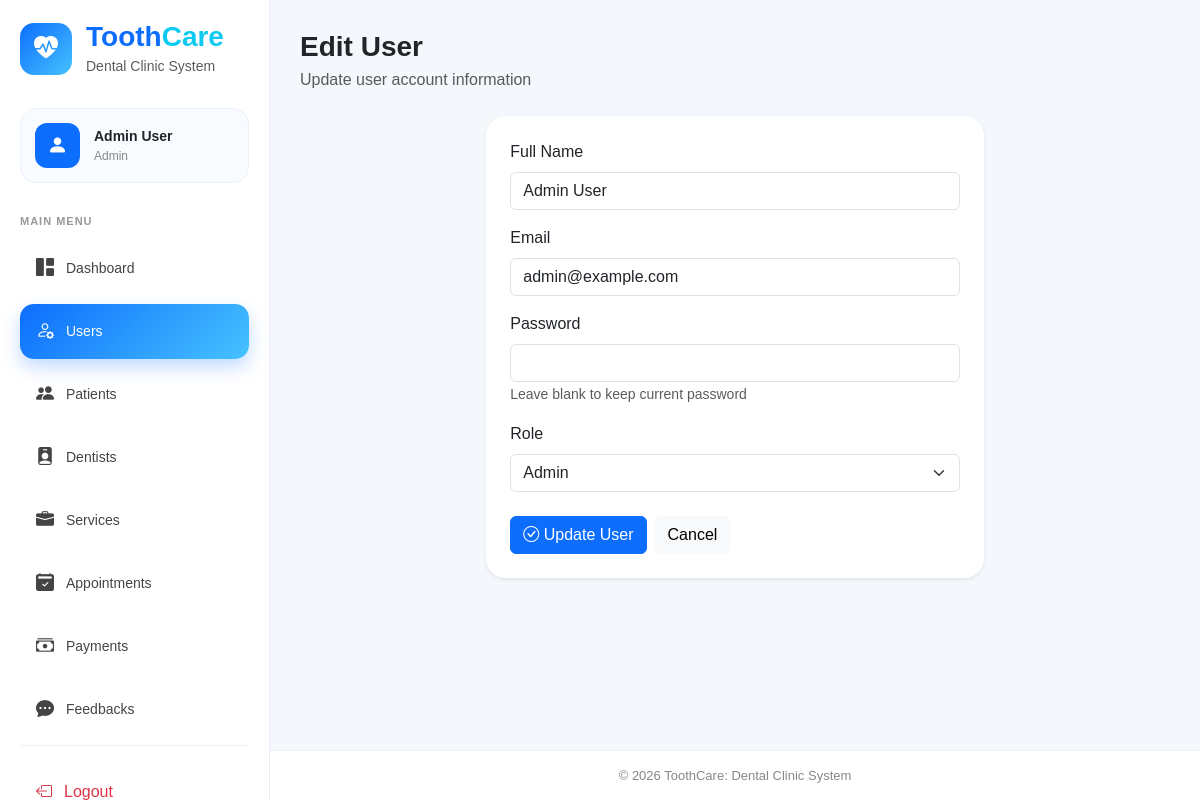
The app's page /public/admin/users/edit?id=1 (signed in) with its own data.
### tables this page shows
CREATE TABLE
    users (
        id INT AUTO_INCREMENT PRIMARY KEY,
        name VARCHAR(100),
        email VARCHAR(100) UNIQUE,
        password VARCHAR(255),
        role ENUM ('admin', 'dentist', 'staff') DEFAULT 'staff',
        created_at TIMESTAMP DEFAULT CURRENT_TIMESTAMP
    );

### models/Database.php (called while the page is built, shortened)
<?php
class Database {
    protected PDO $conn;
    public function __construct() {
        $this->conn = new PDO(
            'mysql:host=localhost;dbname=toothcare;charset=utf8',
            'root',
            '',
            [
                PDO::ATTR_ERRMODE => PDO::ERRMODE_EXCEPTION,
                PDO::ATTR_DEFAULT_FETCH_MODE => PDO::FETCH_ASSOC
            ]
        );
    }
    protected function fetch($sql, $params = []) {
        $stmt = $this->conn->prepare($sql);
        $stmt->execute($params);
        return $stmt->fetch();
    }
}

### models/BaseModel.php (called while the page is built, shortened)
<?php
require_once "Database.php";
class BaseModel extends Database {
    protected $table;
    protected $primaryKey = 'id';
    public function find($id, $columns = "*") {
        return $this->fetch("
            SELECT {$columns}
            FROM {$this->table}
            WHERE {$this->primaryKey} = ?
        ", [$id]);
    }
}

### public/admin/users/edit.php (the view, shortened to what this page needs)
<?php
$userClass = new User();
$id = $_GET['id'] ?? null;
$data = $userClass->find($id);
Component::sidebar();
?>
<div class="main-wrapper">
    <div class="content">
        <div class="dashboard-header mb-4">
            <div>
                <h3 class="fw-bold mb-1">
                    Edit User
                </h3>
                <p class="text-muted mb-0">
                    Update user account information
                </p>
            </div>
        </div>
        <div class="row justify-content-center">
            <div class="col-lg-7">
                <div class="card dashboard-panel border-0 shadow-sm">
                    <div class="card-body p-4">
                        <form method="POST">
                            <div class="mb-3">
                                <label class="form-label">Full Name</label>
                                <input type="text"
                                    name="name"
                                    class="form-control"
                                    value="<?= htmlspecialchars($data['name']) ?>"
                                    required>
                            </div>
                            <div class="mb-3">
                                <label class="form-label">Email</label>
                                <input type="email"
                                    name="email"
                                    class="form-control"
                                    value="<?= htmlspecialchars($data['email']) ?>"
                                    required>
                            </div>
                            <div class="mb-3">
                                <label class="form-label">Password</label>
                                <input type="password"
                                    name="password"
                                    class="form-control">
                                <small class="text-muted">
                                    Leave blank to keep current password
                                </small>
                            </div>
                            <div class="mb-4">
                                <label class="form-label">Role</label>
                                <select name="role" class="form-select" required>
                                    <option value="admin" <?= $data['role'] === 'admin' ? 'selected' : '' ?>>Admin</option>
                                </select>
                            </div>
                            <div class="d-flex gap-2">
                                <button class="btn btn-primary">
                                    <i class="bi bi-check-circle"></i>
                                    Update User
                                </button>
                                <a href="<?= PROJECT_BASE ?>admin/users/"
                                    class="btn btn-light">
                                    Cancel
                                </a>
                            </div>
                        </form>
                    </div>
                </div>
            </div>
        </div>
    </div>

### app/views/sidebar.php (shortened to what this page needs)
<?php
$user = $_SESSION['user'] ?? [];
$role = $user['role'] ?? '';
?>
<div class="sidebar">
    <div class="brand-section">
        <div class="brand-logo">
            <i class="bi bi-heart-pulse-fill"></i>
        </div>
        <div>
            <h3 class="fw-bold text-primary mb-0">
                <?= BRAND_NAME_FIRST ?><span class="text-info"><?= BRAND_NAME_SECOND ?></span>
            </h3>
            <small class="text-muted">
                Dental Clinic System
            </small>
        </div>
    </div>
    <div class="user-card">
        <div class="user-avatar">
            <i class="bi bi-person-fill"></i>
        </div>
        <div class="user-info">
            <div class="user-name">
                <?= htmlspecialchars($user['name'] ?? '') ?>
            </div>
            <div class="user-role text-capitalize">
                <?= htmlspecialchars($role) ?>
            </div>
        </div>
    </div>
    <div class="menu-label">
        MAIN MENU
    </div>
    <div class="sidebar-menu">
    </div>
    <div class="sidebar-footer">
        <a href="<?= PROJECT_BASE ?>logout" class="logout-btn">
            <i class="bi bi-box-arrow-left"></i>
            <span>Logout</span>
        </a>
    </div>
</div>

### public/assets/css/layout.css (style rules this page uses)
body { margin: 0; background: #f4f7fb; font-family: Arial, sans-serif; }
.sidebar { width: 270px; height: 100vh; position: fixed; left: 0; top: 0; background: #ffffff; border-right: 1px solid #e9eef5; display: flex; flex-direction: column; padding: 20px; z-index: 1000; }
.brand-section { display: flex; align-items: center; gap: 14px; margin-bottom: 30px; }
.brand-logo { width: 52px; height: 52px; border-radius: 14px; background: linear-gradient(135deg, #0d6efd, #46c2ff); color: white; display: flex; align-items: center; justify-content: center; font-size: 24px; }
.user-card { background: #f8fbff; border: 1px solid #edf2f7; border-radius: 16px; padding: 14px; display: flex; align-items: center; gap: 14px; margin-bottom: 30px; }
.user-avatar { width: 45px; height: 45px; border-radius: 12px; background: #0d6efd; color: white; display: flex; align-items: center; justify-content: center; font-size: 20px; }
.user-name { font-weight: 600; font-size: 14px; }
.user-role { font-size: 12px; color: #888; }
.menu-label { font-size: 11px; font-weight: 700; color: #999; margin-bottom: 12px; letter-spacing: 1px; }
.sidebar-menu { flex: 1; }
.sidebar-footer { padding-top: 20px; border-top: 1px solid #edf2f7; }
.logout-btn { display: flex; align-items: center; gap: 12px; text-decoration: none; padding: 14px 16px; border-radius: 14px; color: #dc3545; transition: 0.2s ease; font-weight: 500; }
.main-wrapper { margin-left: 270px; min-height: 100vh; display: flex; flex-direction: column; }
.content { flex: 1; padding: 30px; }

### public/assets/css/dashboard.css (style rules this page uses)
.dashboard-header { display: flex; justify-content: space-between; align-items: center; gap: 15px; }
.dashboard-panel { border-radius: 20px; }

### records on screen
users: name "Admin User", role "Admin", email "admin@example.com"

### other values on screen
BRAND_NAME_FIRST "Tooth"
BRAND_NAME_SECOND "Care"
$title "Dashboard"
$title "Users"
$title "Patients"
$title "Dentists"
$title "Services"
$title "Appointments"
$title "Payments"
$title "Feedbacks"
BRAND_NAME "ToothCare"
